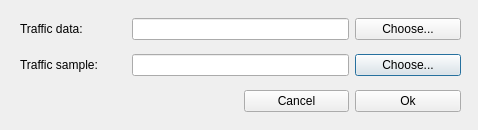
<?xml version="1.0" encoding="UTF-8"?>
<ui version="4.0">
 <class>TrafficModeInitDlg</class>
 <widget class="QDialog" name="TrafficModeInitDlg">
  <property name="geometry">
   <rect>
    <x>0</x>
    <y>0</y>
    <width>478</width>
    <height>130</height>
   </rect>
  </property>
  <property name="windowTitle">
   <string>Select traffic files</string>
  </property>
  <property name="modal">
   <bool>true</bool>
  </property>
  <widget class="QWidget" name="gridLayoutWidget">
   <property name="geometry">
    <rect>
     <x>20</x>
     <y>10</y>
     <width>441</width>
     <height>111</height>
    </rect>
   </property>
   <layout class="QGridLayout" name="gridLayout">
    <item row="2" column="3">
     <widget class="QPushButton" name="chooseSampleFileButton">
      <property name="text">
       <string>Choose...</string>
      </property>
     </widget>
    </item>
    <item row="0" column="0">
     <widget class="QLabel" name="dataLabel">
      <property name="mouseTracking">
       <bool>true</bool>
      </property>
      <property name="text">
       <string>&lt;html&gt;&lt;head/&gt;&lt;body&gt;&lt;p&gt;Traffic data:&lt;/p&gt;&lt;/body&gt;&lt;/html&gt;</string>
      </property>
     </widget>
    </item>
    <item row="0" column="1" colspan="2">
     <widget class="QLineEdit" name="dataFileName"/>
    </item>
    <item row="2" column="1" colspan="2">
     <widget class="QLineEdit" name="sampleFileName">
      <property name="text">
       <string/>
      </property>
     </widget>
    </item>
    <item row="3" column="3">
     <widget class="QPushButton" name="okButton">
      <property name="text">
       <string>Ok</string>
      </property>
     </widget>
    </item>
    <item row="2" column="0">
     <widget class="QLabel" name="label_2">
      <property name="text">
       <string>Traffic sample:</string>
      </property>
     </widget>
    </item>
    <item row="0" column="3">
     <widget class="QPushButton" name="chooseDataFileButton">
      <property name="text">
       <string>Choose...</string>
      </property>
     </widget>
    </item>
    <item row="3" column="2">
     <widget class="QPushButton" name="cancelButton">
      <property name="text">
       <string>Cancel</string>
      </property>
     </widget>
    </item>
   </layout>
  </widget>
 </widget>
 <tabstops>
  <tabstop>dataFileName</tabstop>
  <tabstop>chooseDataFileButton</tabstop>
  <tabstop>sampleFileName</tabstop>
  <tabstop>chooseSampleFileButton</tabstop>
 </tabstops>
 <resources/>
 <connections>
  <connection>
   <sender>cancelButton</sender>
   <signal>clicked()</signal>
   <receiver>TrafficModeInitDlg</receiver>
   <slot>reject()</slot>
   <hints>
    <hint type="sourcelabel">
     <x>290</x>
     <y>103</y>
    </hint>
    <hint type="destinationlabel">
     <x>164</x>
     <y>98</y>
    </hint>
   </hints>
  </connection>
  <connection>
   <sender>okButton</sender>
   <signal>clicked()</signal>
   <receiver>TrafficModeInitDlg</receiver>
   <slot>accept()</slot>
   <hints>
    <hint type="sourcelabel">
     <x>405</x>
     <y>105</y>
    </hint>
    <hint type="destinationlabel">
     <x>59</x>
     <y>94</y>
    </hint>
   </hints>
  </connection>
 </connections>
</ui>
